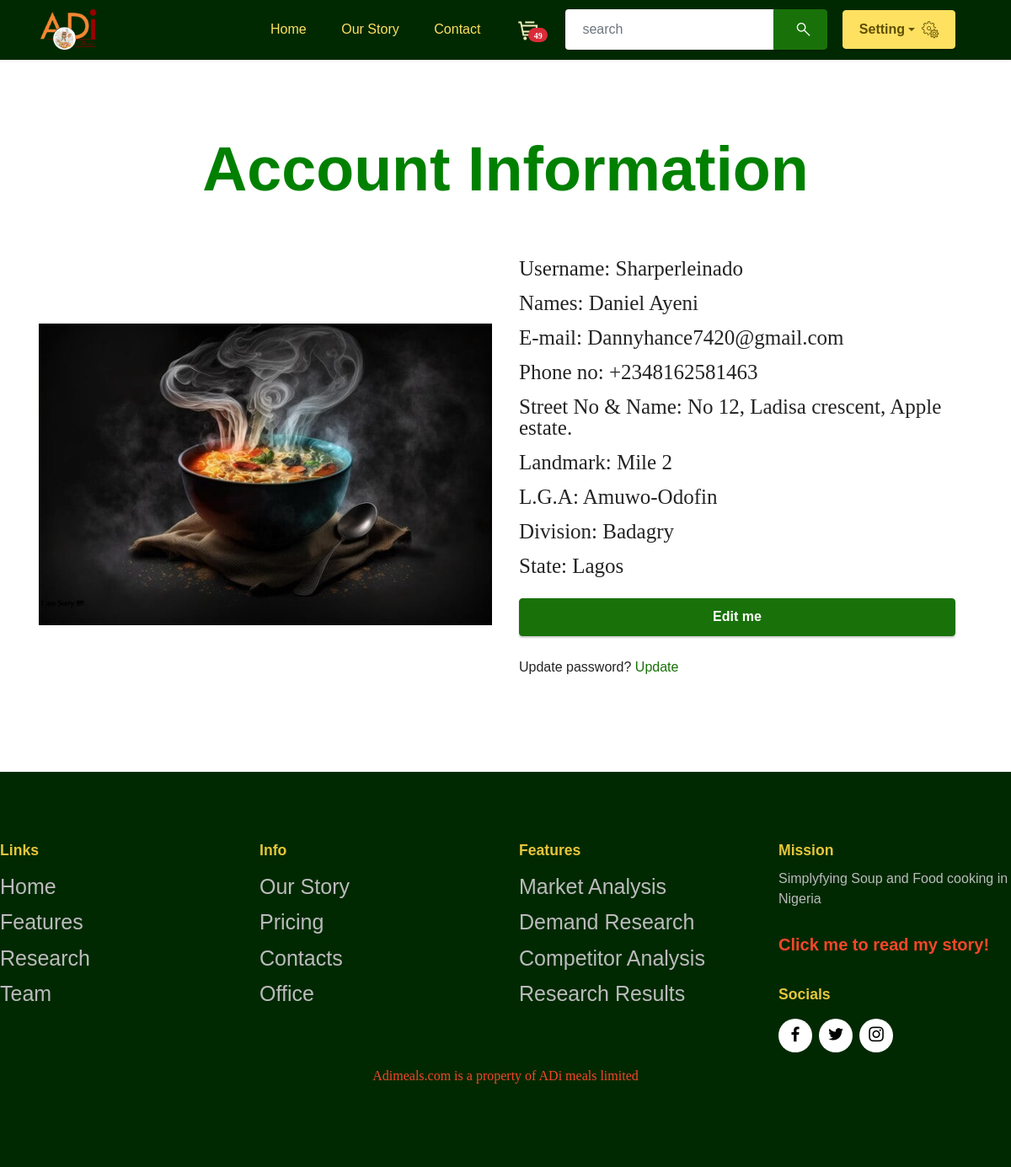
Page /authentication/account_info/ (signed in) on the committed database.
### authentication/models.py (models this page shows, shortened)
class User(AbstractUser):
    pass

class Mobile(models.Model):
    user = models.ForeignKey(User, on_delete=models.CASCADE, default=None)
    phone_no = PhoneNumberField()

### address/models.py (models this page shows, shortened)
class UserAddress(models.Model):
    user = models.ForeignKey(User,on_delete=models.CASCADE,default=None)
    state = models.CharField(max_length=50)
    division = models.CharField(max_length=50, null=True)
    lga = models.CharField(max_length=50, null=True)
    lcda = models.CharField(max_length=50, null=True)
    street_name = models.CharField(max_length=300, null=True)

### authentication/views.py (the view)
# urls.py: path('account_info/',views.account_info,name='account_info'),
def account_info(request):
    address = ""
    fname = ""
    lname = ""
    email = ""
    address = ""
    phone = ""
    try:
        uname = request.user.username
        fname = request.user.first_name
        lname = request.user.last_name
        email = request.user.email
        address = UserAddress.objects.get(user=request.user)
        phone = Mobile.objects.get(user=request.user)
    except UserAddress.DoesNotExist:
        messages.info(request, "Please, kindly fill in your address")
        return redirect(reverse('address:register_address'))
    except AttributeError:
        pass
    except Mobile.DoesNotExist:
        messages.info(request, "Please, kindly fill in your phone number")
        return redirect(reverse('authentication:mobile'))
    except Exception as e:
        messages.info(request, "Oooops!! Something went wrong.")
        return redirect(reverse('address:register_address'))
    return render(request,'authentication/account_info.html',{'names':[uname,fname,lname,email,phone,address]})

### cart/models.py (called while the page is built)
    def total_quantity(self):
        cartitems = self.cartitems.all()
        total_price = sum([item.quantity for item in cartitems])
        return total_price

### my_site/context_processors.py (called while the page is built)
def context_render(request):
    cart = ""
    fname = ""
    cart_quantity = ""
    try:
        if request.user.is_authenticated:
            cart = Cart.objects.get(user=request.user)
            cart_quantity = cart.total_quantity()
            fname = request.user.first_name
        else:
            cart = Cart.objects.get(session_id=request.session['cart_users'],is_paid=False)
            cart_quantity = cart.total_quantity()
            fname = "Anonymous"
    except:
        cart_quantity = 0
    return {'cart':cart,'cart_quantity':cart_quantity,'fname':fname}

### authentication/templates/authentication/account_info.html (shortened to what this page needs)
{% extends "base/base.html" %}
{% load static %}
{% block pageBody %}
<section data-bs-version="5.1" class="image2 cid-u0tuxl367X" id="image2-7">
    <div class="container">
        <div class="mbr-section-head">
            <div class="col-md-12 col-lg-10 m-auto align-center">
                <h1 class="mbr-section-title mbr-white mbr-fonts-style mb-3 display-1" style="color:green;"><strong>Account Information</strong></h1>
            </div><br><br>
        </div>
        {% if user.is_authenticated %}
            <div class="row align-items-center">
                <div class="col-12 col-lg">
                    <p>Username: {{names.0|capfirst}}</p>
                    <p>Names: {{names.1|capfirst}} {{names.2|capfirst}}</p>
                    <p>E-mail: {{names.3|capfirst}}</p>
                    <p>Phone no: {{names.4.phone_no}}</p>
                    <p>Street No & Name: {{names.5.street_name|capfirst}}</p>
                    <p>Landmark: {{names.5.lcda|capfirst}}</p>
                    <p>L.G.A: {{names.5.lga|capfirst}}</p>
                    <p>Division: {{names.5.division|capfirst}}</p>
                    <p>State: {{names.5.state|capfirst}}</p>
                    <div class="col-lg-12 col-md-12 col-sm-12 align-center mbr-section-btn" style="padding-right:20px">
                        <button type="submit" class="btn btn-primary display-4 w-100 " onClick = "window.location= '{% url 'authentication:edit_account' %}';">Edit me</button>
                    </div>
                    <p class="mt-3  display-4">Update password? <a href="{% url 'authentication:setpassword' %}">Update</a></p>
                </div>
                <div class="col-12 col-lg-6">
                    <div class="image-wrapper">
                        <img src="{% static 'assets/images/hot-soup-bowl-against-dark-background-410516-41370-626x417.jpg' %}"
                            alt="ADI Foods">
                    </div>
                </div>
            </div>
        </div>
        {% endif %}
</section>
{% endblock %}

### static/assets/theme/css/style.css (style rules this page uses)
section { background-color: #ffffff; }
body { font-style: normal; line-height: 1.5; font-weight: 400; color: #232323; position: relative; }
button { background-color: transparent; border-color: transparent; }
section, .container, .container-fluid { position: relative; word-wrap: break-word; }
a { font-style: normal; font-weight: 400; cursor: pointer; }
a, a:hover { text-decoration: none; }
.mbr-section-title { font-style: normal; line-height: 1.3; }
h1, h2, h3, h4, h5, h6, .display-1, .display-2, .display-4, .display-5, .display-7, span, p, a { line-height: 1; word-break: break-word; word-wrap: break-word; font-weight: 400; }
b, strong { font-weight: bold; }
section { background-position: 50% 50%; background-repeat: no-repeat; background-size: cover; }
.mbr-white { color: #ffffff; }
.align-center { text-align: center; }
img, iframe { display: block; width: 100%; }
.mbr-section-btn { margin-left: -0.6rem; margin-right: -0.6rem; font-size: 0; }
.btn { font-weight: 600; border-width: 1px; font-style: normal; margin: 0.6rem 0.6rem; white-space: normal; transition: all 0.2s ease-in-out; display: inline-flex; align-items: center; justify-content: center; word-break: break-word; }
[type=submit] { -webkit-appearance: none; }
.row { display: -webkit-flex; -webkit-flex-wrap: wrap; }
html, body { height: auto; min-height: 100vh; }
@media (min-width: 992px) { .container { padding-left: 16px; padding-right: 16px; } }
@media (min-width: 992px) { .row { margin-left: -16px; margin-right: -16px; } }
@media (min-width: 992px) { .row > [class*=col] { padding-left: 16px; padding-right: 16px; } }

### static/master.css (style rules this page uses)
body { margin-top: 5px; }
p { font-size: 25px; }

### rows in the picture
User: username "Sharperleinado", first_name "Daniel", last_name "Ayeni", email "Dannyhance7420@gmail.com"
Mobile: phone_no "+2348162581463"
UserAddress: street_name "No 12, Ladisa crescent, Apple estate.", lcda "Mile 2", lga "Amuwo-Odofin", division "Badagry", state "Lagos"

### other values in the picture
{{ cart_quantity }} "49"
